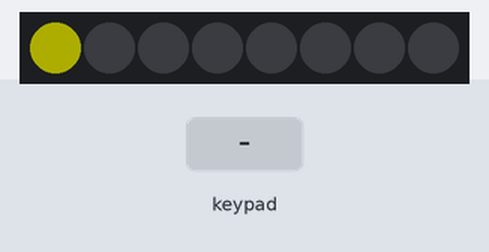
A sketch run on a simulated Arduino Uno, built with avr-gcc and run on an emulated ATmega328P. Shown: 8 RGB LEDs in strip order, left to right. The test bench sets the inputs (shaded band). Dim RGB values are drawn brighter than linear; what the sketch prints to the serial monitor is not drawn.

Above: at 1.2 s.
1.3 s: key 'B' pressed
At 1.8 s:
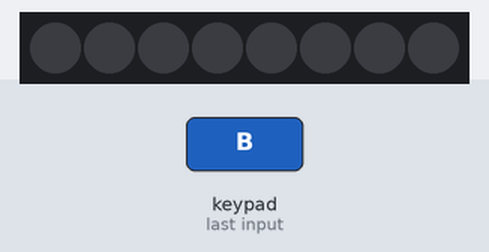
2.8 s: keypad keys 1 0 9 8 7 A pressed 0.4 s apart
At 5.5 s:
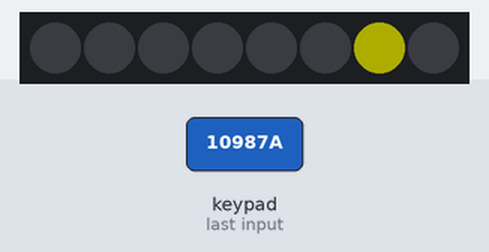
6.7 s: keypad keys 1 0 9 8 7 # pressed 0.4 s apart
At 7.1 s:
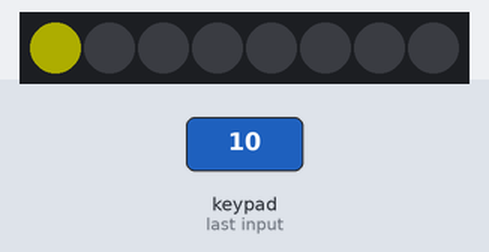
Timing chart, 0 to 7.8 s (numbered marks = the images above; inputs shaded):
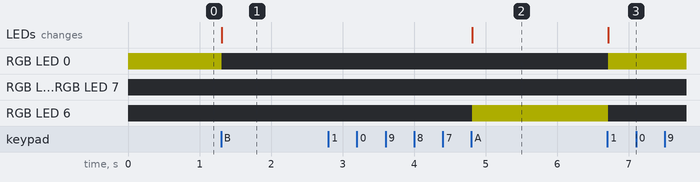

Measured:
- after the input at 1.3 s, RGB LED 0: RGB(50, 50, 0) → off at once; the LEDs: change at once (image 1)
- after the input at 2.8 s, RGB LED 6: off → RGB(50, 50, 0) after 2.0 s; the LEDs: change after 2.0 s (image 2)
- after the input at 6.7 s, RGB LED 0: off → RGB(50, 50, 0) at once; RGB LED 6: RGB(50, 50, 0) → off at once; the LEDs: change at once (image 3)

The sketch:

chal2.ino
```cpp
#include <Adafruit_NeoPixel.h>
#include <Keypad.h>

int BRIGHTNESS=50;
int i=0;
int NUMPIXELS=8;
int PIN=2;
char keys[4][4] =
{
  {'1','2','3','A'},
  {'4','5','6','B'},
  {'7','8','9','C'},
  {'*','0','#','D'}
};

byte rowPins[4]={10,9,8,7};
byte colPins[4]={6,5,4,3};

Keypad keypad = Keypad( makeKeymap(keys), rowPins, colPins, 4,4);

Adafruit_NeoPixel NeoPixel = Adafruit_NeoPixel(NUMPIXELS, PIN, NEO_GRB + NEO_KHZ800);

void setup() {
  // put your setup code here, to run once:
  NeoPixel.begin();
  Serial.begin(9600);

}

void loop() {
  char key=keypad.getKey();
  NeoPixel.setBrightness(BRIGHTNESS);
  NeoPixel.setPixelColor(i,NeoPixel.Color(0,0,0));

  switch (key) {
    case '1':
      i=0;
      break;
    case '2':
      i=1;
      break;
    case '3':
      i=2;
      break;
    case '4':
      i=3;
      break;
    case '5':
      i=4;
      break;
    case '6':
      i=5;
      break;
    case '7':
      i=6;
      break;
    case '8':
      i=7;
      break;
    case 'A':
      BRIGHTNESS+=50;
      break;
    case 'B':
      BRIGHTNESS-=50;
      break;
  }

  if (BRIGHTNESS==300) {
    BRIGHTNESS=250;
  } else if (BRIGHTNESS == -50) {
    BRIGHTNESS=0;
  }

  Serial.println(key);

  NeoPixel.setPixelColor(i,NeoPixel.Color(255,255,0));
  NeoPixel.show();
}
```
